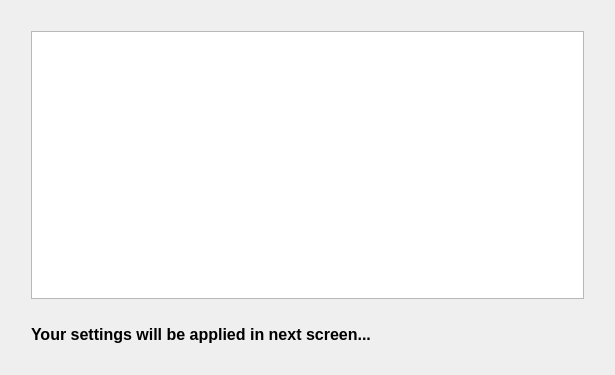
<?xml version="1.0" encoding="UTF-8"?>
<ui version="4.0">
 <class>summaryWidget</class>
 <widget class="QWidget" name="summaryWidget">
  <property name="geometry">
   <rect>
    <x>0</x>
    <y>0</y>
    <width>615</width>
    <height>375</height>
   </rect>
  </property>
  <property name="windowTitle">
   <string>Summary</string>
  </property>
  <layout class="QGridLayout" name="gridLayout">
   <item row="0" column="1">
    <spacer name="verticalSpacer_2">
     <property name="orientation">
      <enum>Qt::Vertical</enum>
     </property>
     <property name="sizeType">
      <enum>QSizePolicy::Fixed</enum>
     </property>
     <property name="sizeHint" stdset="0">
      <size>
       <width>20</width>
       <height>20</height>
      </size>
     </property>
    </spacer>
   </item>
   <item row="1" column="1">
    <widget class="QTextEdit" name="textSummary"/>
   </item>
   <item row="1" column="2">
    <spacer name="horizontalSpacer_2">
     <property name="orientation">
      <enum>Qt::Horizontal</enum>
     </property>
     <property name="sizeType">
      <enum>QSizePolicy::Fixed</enum>
     </property>
     <property name="sizeHint" stdset="0">
      <size>
       <width>20</width>
       <height>20</height>
      </size>
     </property>
    </spacer>
   </item>
   <item row="2" column="0">
    <spacer name="horizontalSpacer_3">
     <property name="orientation">
      <enum>Qt::Horizontal</enum>
     </property>
     <property name="sizeType">
      <enum>QSizePolicy::Fixed</enum>
     </property>
     <property name="sizeHint" stdset="0">
      <size>
       <width>20</width>
       <height>20</height>
      </size>
     </property>
    </spacer>
   </item>
   <item row="2" column="1">
    <layout class="QVBoxLayout" name="verticalLayout">
     <item>
      <spacer name="verticalSpacer">
       <property name="orientation">
        <enum>Qt::Vertical</enum>
       </property>
       <property name="sizeType">
        <enum>QSizePolicy::Fixed</enum>
       </property>
       <property name="sizeHint" stdset="0">
        <size>
         <width>20</width>
         <height>20</height>
        </size>
       </property>
      </spacer>
     </item>
     <item>
      <widget class="QLabel" name="labelKaptanIntro">
       <property name="sizePolicy">
        <sizepolicy hsizetype="Preferred" vsizetype="Fixed">
         <horstretch>0</horstretch>
         <verstretch>0</verstretch>
        </sizepolicy>
       </property>
       <property name="styleSheet">
        <string notr="true">color:black</string>
       </property>
       <property name="frameShadow">
        <enum>QFrame::Raised</enum>
       </property>
       <property name="text">
        <string>&lt;!DOCTYPE HTML PUBLIC &quot;-//W3C//DTD HTML 4.0//EN&quot; &quot;http://www.w3.org/TR/REC-html40/strict.dtd&quot;&gt;
&lt;html&gt;&lt;head&gt;&lt;meta name=&quot;qrichtext&quot; content=&quot;1&quot; /&gt;&lt;style type=&quot;text/css&quot;&gt;
p, li { white-space: pre-wrap; }
&lt;/style&gt;&lt;/head&gt;&lt;body style=&quot; font-family:'Droid Sans'; font-size:10pt; font-weight:400; font-style:normal;&quot;&gt;
&lt;p style=&quot; margin-top:0px; margin-bottom:0px; margin-left:0px; margin-right:0px; -qt-block-indent:0; text-indent:0px;&quot;&gt;&lt;span style=&quot; font-size:12pt; font-weight:600;&quot;&gt;Your settings will be applied in next screen...&lt;/span&gt;&lt;/p&gt;&lt;/body&gt;&lt;/html&gt;</string>
       </property>
       <property name="wordWrap">
        <bool>true</bool>
       </property>
      </widget>
     </item>
    </layout>
   </item>
   <item row="3" column="1">
    <spacer name="verticalSpacer_3">
     <property name="orientation">
      <enum>Qt::Vertical</enum>
     </property>
     <property name="sizeType">
      <enum>QSizePolicy::Fixed</enum>
     </property>
     <property name="sizeHint" stdset="0">
      <size>
       <width>20</width>
       <height>20</height>
      </size>
     </property>
    </spacer>
   </item>
  </layout>
 </widget>
 <resources/>
 <connections/>
</ui>
